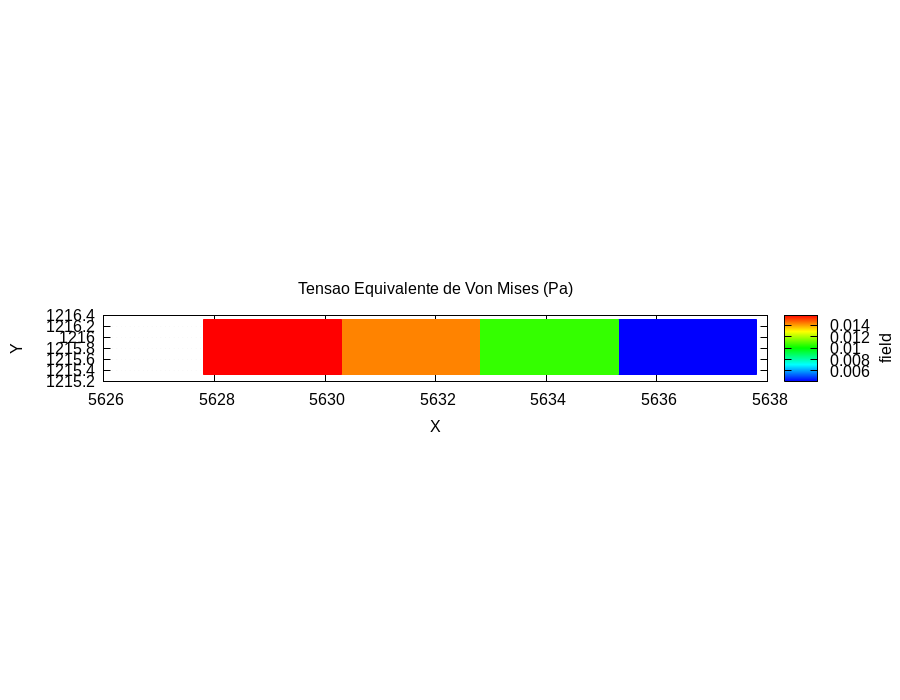

The script that saved this image:
reset
set terminal pngcairo size 900,700 enhanced font 'Arial,12'
set output 'output_gnuplot/von_mises_map.png'
set title 'Tensao Equivalente de Von Mises (Pa)'
set xlabel 'X'
set ylabel 'Y'
set size ratio -1
set grid lc rgb '#e0e0e0' dt 2
set palette defined (0 'blue', 0.25 'cyan', 0.5 'green', 0.75 'yellow', 1 'red')
set colorbox
set cbrange [  4.131386E-03:  1.581854E-02]
set cblabel 'field'
plot 'output_gnuplot/von_mises_map.dat' using 1:2:3 with filledcurves closed lc palette title ''
